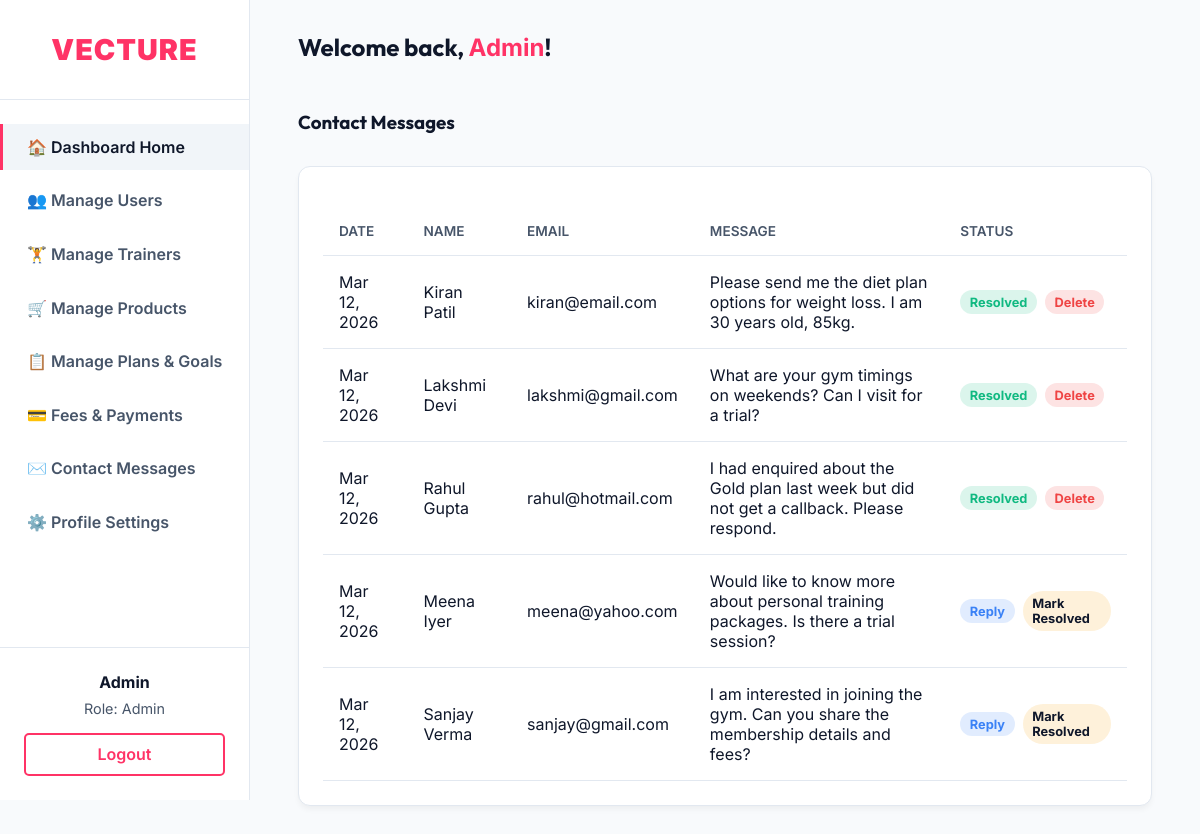
Page /dashboard/admin/messages/ (signed in) on the earlier database version.
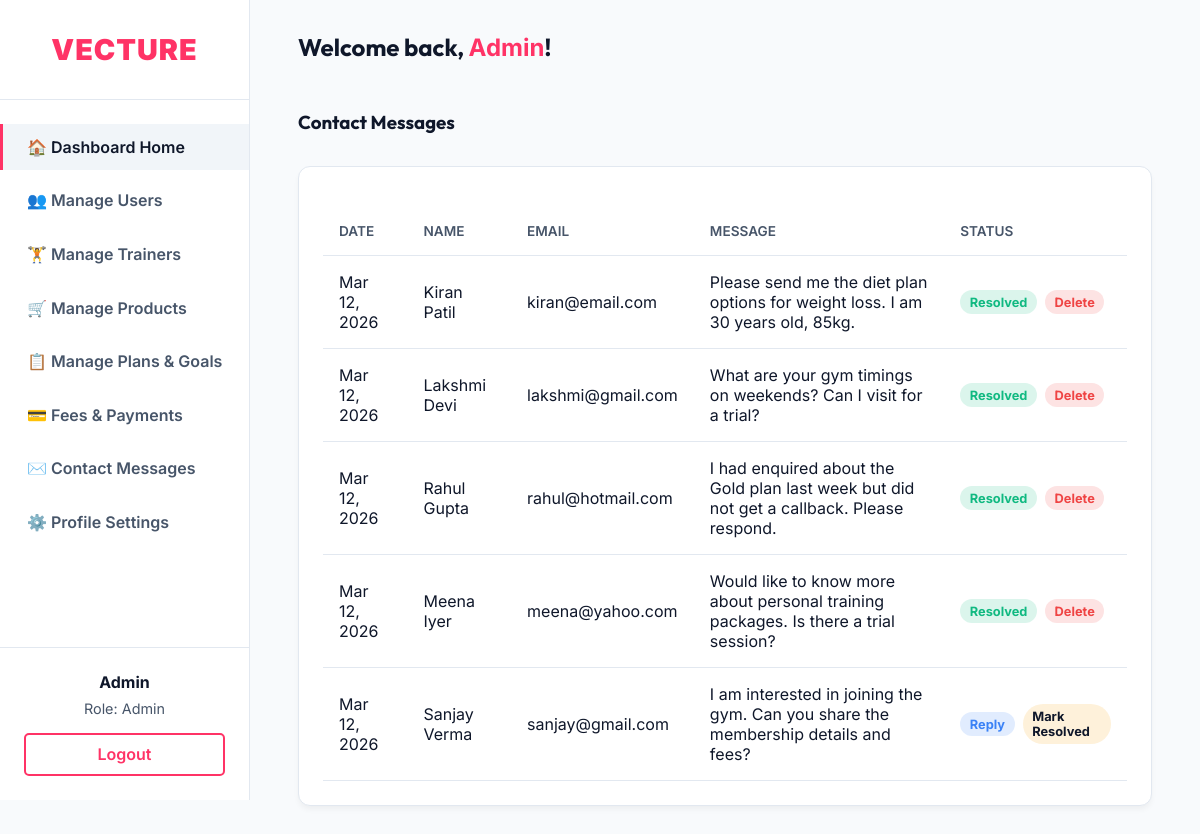
Same page on the later database version.
### core/models.py (models this page shows, shortened)
class ContactMessage(models.Model):
    name = models.CharField(max_length=150)
    email = models.EmailField()
    message = models.TextField()
    date_sent = models.DateTimeField(auto_now_add=True)
    is_resolved = models.BooleanField(default=False)

### dashboard/views.py (the view)
# urls.py: path('admin/messages/', views.admin_messages, name='admin_messages'),
@login_required
def admin_messages(request):
    if not (request.user.is_superuser or request.user.role == 'admin'):
        return redirect('core:home')
    messages_list = ContactMessage.objects.all().order_by('-date_sent')
    return render(request, 'dashboard/admin/messages/list.html', {'contact_messages': messages_list})

### templates/dashboard/admin/messages/list.html (shortened to what this page needs)
{% extends 'dashboard/base_dashboard.html' %}
{% block dashboard_content %}
<div class="topbar" style="margin-bottom: 2rem;">
    <h3 style="margin-bottom: 0;">Contact Messages</h3>
</div>
<div class="card">
    <div class="table-responsive">
        <table>
            <thead>
                <tr>
                    <th>Date</th>
                    <th>Name</th>
                    <th>Email</th>
                    <th>Message</th>
                    <th>Status</th>
                </tr>
            </thead>
            <tbody>
                {% for msg in contact_messages %}
                <tr>
                    <td>{{ msg.date_sent|date:"M d, Y" }}</td>
                    <td>{{ msg.name }}</td>
                    <td>{{ msg.email }}</td>
                    <td>{{ msg.message }}</td>
                    <td>
                        <div style="display: flex; gap: 0.5rem; align-items: center;">
                            {% if msg.is_resolved %}
                            <span class="badge bg-success">Resolved</span>
                            <form method="POST" action="{% url 'dashboard:admin_message_delete' msg.id %}" style="margin: 0;" onsubmit="return confirm('Are you sure you want to delete this message?');">
                                <button type="submit" class="badge bg-danger" style="border: none; cursor: pointer;">Delete</button>
                            </form>
                            {% else %}
                            <button type="button" class="badge" style="background: rgba(59, 130, 246, 0.15); color: #3b82f6; border: none; cursor: pointer;" onclick="document.getElementById('replyDialog{{ msg.id }}').showModal()">Reply</button>
                            <a href="{% url 'dashboard:admin_resolve_message' msg.id %}" class="badge bg-warning" style="text-decoration:none; color:inherit;">Mark Resolved</a>
                            {% endif %}
                        </div>
                    </td>
                </tr>
                {% empty %}
                <tr><td colspan="5" style="text-align: center;">No messages found.</td></tr>
                {% endfor %}
            </tbody>
        </table>
    </div>
</div>
{% endblock %}

Differences in the rows shown:
changed ContactMessage "Meena Iyer": is_resolved "Reply Mark Resolved" → "Resolved Delete"
